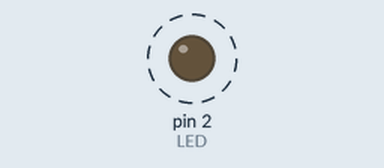
This sketch was run on a simulated Arduino Uno, built with avr-gcc and run on an emulated ATmega328P. On the bench: output pins drawn as LEDs (lit = HIGH). Dashed ring = blinking. What the sketch prints to the serial monitor is not drawn.

Above: at 0.5 s.
Timing chart, 0 to 4.6 s (numbered marks = the images above):
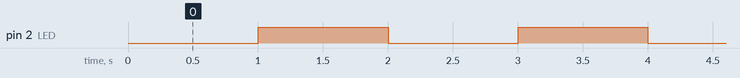

The sketch:

buzzer.ino
```cpp
int LED= 2;

void setup() {
  Serial.begin(115200);
  Serial.println("start");
  pinMode(LED, OUTPUT);
}

void loop() {
  delay(1000);
  digitalWrite(LED,HIGH);
  Serial.println("on");
  delay(1000);
  digitalWrite(LED,LOW);
  Serial.println("off");
}
```

Measured:
- by itself, pin 2 (LED): alternates HIGH for 1.0 s and LOW for 1.0 s
